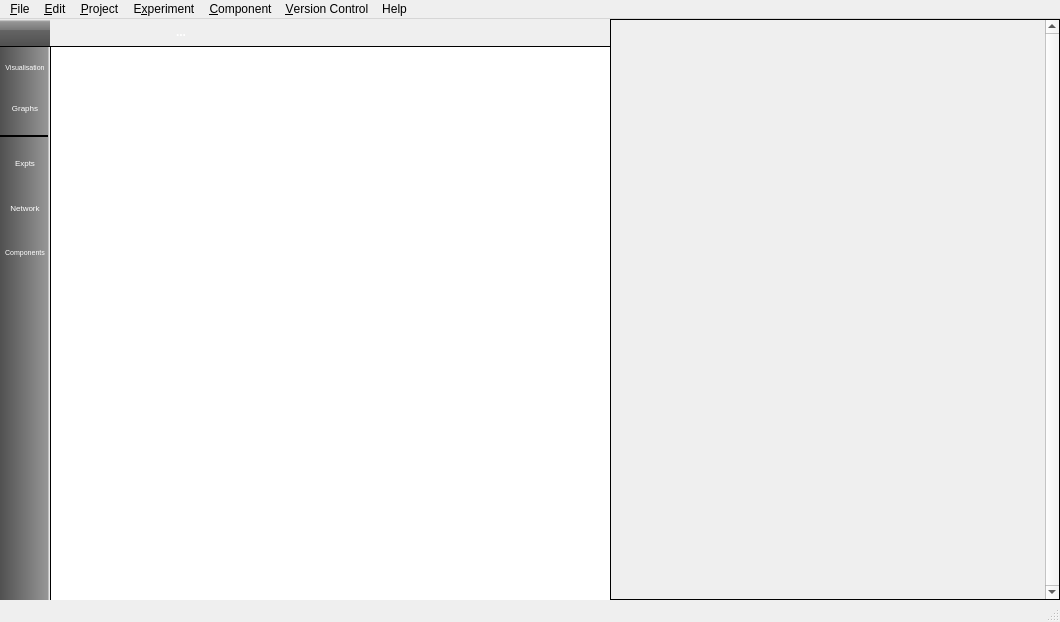
<?xml version="1.0" encoding="UTF-8"?>
<ui version="4.0">
 <class>MainWindow</class>
 <widget class="QMainWindow" name="MainWindow">
  <property name="geometry">
   <rect>
    <x>0</x>
    <y>0</y>
    <width>1060</width>
    <height>622</height>
   </rect>
  </property>
  <property name="sizePolicy">
   <sizepolicy hsizetype="Preferred" vsizetype="Preferred">
    <horstretch>0</horstretch>
    <verstretch>0</verstretch>
   </sizepolicy>
  </property>
  <property name="minimumSize">
   <size>
    <width>630</width>
    <height>460</height>
   </size>
  </property>
  <property name="windowTitle">
   <string notr="true">spineCreator</string>
  </property>
  <property name="windowIcon">
   <iconset resource="icons.qrc">
    <normaloff>:/images/ssBig.png</normaloff>:/images/ssBig.png</iconset>
  </property>
  <property name="unifiedTitleAndToolBarOnMac">
   <bool>false</bool>
  </property>
  <widget class="QWidget" name="centralWidget">
   <property name="minimumSize">
    <size>
     <width>0</width>
     <height>0</height>
    </size>
   </property>
   <layout class="QGridLayout" name="gridLayout">
    <property name="margin">
     <number>0</number>
    </property>
    <property name="spacing">
     <number>0</number>
    </property>
    <item row="0" column="0">
     <widget class="QFrame" name="topleft">
      <property name="sizePolicy">
       <sizepolicy hsizetype="Preferred" vsizetype="Preferred">
        <horstretch>0</horstretch>
        <verstretch>0</verstretch>
       </sizepolicy>
      </property>
      <property name="minimumSize">
       <size>
        <width>0</width>
        <height>27</height>
       </size>
      </property>
      <property name="maximumSize">
       <size>
        <width>16777215</width>
        <height>27</height>
       </size>
      </property>
      <property name="styleSheet">
       <string notr="true">background: qlineargradient(spread:pad, x1:0, y1:0, x2:0, y2:1, stop:0.1 rgba(150, 150, 150, 255), stop:0.405 rgba(120, 120, 120, 255), stop:0.415 rgba(100, 100, 100 255), stop:1 rgba(80, 80, 80, 255), stop:0 rgba(255,255,255,255))</string>
      </property>
      <property name="frameShape">
       <enum>QFrame::NoFrame</enum>
      </property>
      <property name="frameShadow">
       <enum>QFrame::Plain</enum>
      </property>
      <property name="lineWidth">
       <number>1</number>
      </property>
     </widget>
    </item>
    <item row="0" column="2" rowspan="4">
     <widget class="QFrame" name="view1">
      <property name="frameShape">
       <enum>QFrame::NoFrame</enum>
      </property>
      <property name="frameShadow">
       <enum>QFrame::Plain</enum>
      </property>
      <property name="lineWidth">
       <number>0</number>
      </property>
      <layout class="QGridLayout" name="gridLayout_2">
       <property name="margin">
        <number>0</number>
       </property>
       <property name="spacing">
        <number>0</number>
       </property>
       <item row="2" column="0">
        <widget class="Line" name="line_5">
         <property name="maximumSize">
          <size>
           <width>16777215</width>
           <height>1</height>
          </size>
         </property>
         <property name="frameShadow">
          <enum>QFrame::Plain</enum>
         </property>
         <property name="orientation">
          <enum>Qt::Horizontal</enum>
         </property>
        </widget>
       </item>
       <item row="3" column="0">
        <widget class="GLWidget" name="viewport" native="true">
         <property name="sizePolicy">
          <sizepolicy hsizetype="Expanding" vsizetype="Expanding">
           <horstretch>0</horstretch>
           <verstretch>0</verstretch>
          </sizepolicy>
         </property>
         <property name="autoFillBackground">
          <bool>false</bool>
         </property>
         <property name="styleSheet">
          <string notr="true">background: rgb(255,255,255)</string>
         </property>
        </widget>
       </item>
       <item row="1" column="0">
        <widget class="QFrame" name="toolbar_3">
         <property name="sizePolicy">
          <sizepolicy hsizetype="Expanding" vsizetype="Fixed">
           <horstretch>0</horstretch>
           <verstretch>0</verstretch>
          </sizepolicy>
         </property>
         <property name="minimumSize">
          <size>
           <width>0</width>
           <height>27</height>
          </size>
         </property>
         <property name="maximumSize">
          <size>
           <width>16777215</width>
           <height>27</height>
          </size>
         </property>
         <property name="baseSize">
          <size>
           <width>0</width>
           <height>25</height>
          </size>
         </property>
         <property name="styleSheet">
          <string notr="true">QFrame, QToolBar, QToolButton, QFrame &gt; QLayout, QFrame &gt; QToolButton {background: qlineargradient(spread:pad, x1:0, y1:0, x2:0, y2:1, stop:0.1 rgba(150, 150, 150, 255), stop:0.405 rgba(120, 120, 120, 255), stop:0.415 rgba(100, 100, 100 255), stop:1 rgba(80, 80, 80, 255), stop:0 rgba(255,255,255,255))}</string>
         </property>
         <property name="frameShape">
          <enum>QFrame::NoFrame</enum>
         </property>
         <property name="frameShadow">
          <enum>QFrame::Plain</enum>
         </property>
         <property name="lineWidth">
          <number>0</number>
         </property>
         <widget class="QPushButton" name="butA">
          <property name="geometry">
           <rect>
            <x>0</x>
            <y>0</y>
            <width>26</width>
            <height>26</height>
           </rect>
          </property>
          <property name="focusPolicy">
           <enum>Qt::NoFocus</enum>
          </property>
          <property name="toolTip">
           <string>Add population</string>
          </property>
          <property name="statusTip">
           <string>Add a neural population at the cursor</string>
          </property>
          <property name="text">
           <string/>
          </property>
          <property name="icon">
           <iconset resource="icons.qrc">
            <normaloff>:/icons/toolbar/icons/nrnico.png</normaloff>:/icons/toolbar/icons/nrnico.png</iconset>
          </property>
          <property name="iconSize">
           <size>
            <width>26</width>
            <height>26</height>
           </size>
          </property>
          <property name="flat">
           <bool>true</bool>
          </property>
         </widget>
         <widget class="QPushButton" name="butB">
          <property name="geometry">
           <rect>
            <x>30</x>
            <y>0</y>
            <width>26</width>
            <height>26</height>
           </rect>
          </property>
          <property name="focusPolicy">
           <enum>Qt::NoFocus</enum>
          </property>
          <property name="toolTip">
           <string>Add connection</string>
          </property>
          <property name="statusTip">
           <string>Add a connection from the current selected population (left mouse button to add bend, right mouse button to cancel)</string>
          </property>
          <property name="text">
           <string/>
          </property>
          <property name="icon">
           <iconset resource="icons.qrc">
            <normaloff>:/icons/toolbar/icons/colico.png</normaloff>:/icons/toolbar/icons/colico.png</iconset>
          </property>
          <property name="iconSize">
           <size>
            <width>26</width>
            <height>26</height>
           </size>
          </property>
          <property name="flat">
           <bool>true</bool>
          </property>
         </widget>
         <widget class="QPushButton" name="butC">
          <property name="geometry">
           <rect>
            <x>90</x>
            <y>0</y>
            <width>26</width>
            <height>26</height>
           </rect>
          </property>
          <property name="mouseTracking">
           <bool>false</bool>
          </property>
          <property name="focusPolicy">
           <enum>Qt::NoFocus</enum>
          </property>
          <property name="toolTip">
           <string extracomment="Delete">Delete (Del)</string>
          </property>
          <property name="statusTip">
           <string>Delete the current selection (Shortcut: Del)</string>
          </property>
          <property name="whatsThis">
           <string/>
          </property>
          <property name="text">
           <string/>
          </property>
          <property name="icon">
           <iconset resource="icons.qrc">
            <normaloff>:/icons/toolbar/icons/delico.png</normaloff>:/icons/toolbar/icons/delico.png</iconset>
          </property>
          <property name="iconSize">
           <size>
            <width>26</width>
            <height>26</height>
           </size>
          </property>
          <property name="shortcut">
           <string/>
          </property>
          <property name="flat">
           <bool>true</bool>
          </property>
         </widget>
         <widget class="QLabel" name="caption">
          <property name="geometry">
           <rect>
            <x>125</x>
            <y>0</y>
            <width>266</width>
            <height>26</height>
           </rect>
          </property>
          <property name="font">
           <font>
            <weight>75</weight>
            <bold>true</bold>
           </font>
          </property>
          <property name="styleSheet">
           <string notr="true">color: white</string>
          </property>
          <property name="text">
           <string>...</string>
          </property>
          <property name="scaledContents">
           <bool>false</bool>
          </property>
          <property name="indent">
           <number>0</number>
          </property>
         </widget>
         <widget class="QPushButton" name="butSS">
          <property name="geometry">
           <rect>
            <x>60</x>
            <y>0</y>
            <width>26</width>
            <height>26</height>
           </rect>
          </property>
          <property name="mouseTracking">
           <bool>false</bool>
          </property>
          <property name="focusPolicy">
           <enum>Qt::NoFocus</enum>
          </property>
          <property name="toolTip">
           <string extracomment="Delete">Add spike source</string>
          </property>
          <property name="statusTip">
           <string>Add a spike source - this is configured from the experiment</string>
          </property>
          <property name="whatsThis">
           <string/>
          </property>
          <property name="text">
           <string/>
          </property>
          <property name="icon">
           <iconset resource="icons.qrc">
            <normaloff>:/icons/toolbar/icons/ss.png</normaloff>:/icons/toolbar/icons/ss.png</iconset>
          </property>
          <property name="iconSize">
           <size>
            <width>26</width>
            <height>26</height>
           </size>
          </property>
          <property name="shortcut">
           <string/>
          </property>
          <property name="flat">
           <bool>true</bool>
          </property>
         </widget>
        </widget>
       </item>
       <item row="0" column="1" rowspan="4">
        <widget class="QScrollArea" name="info_area">
         <property name="enabled">
          <bool>true</bool>
         </property>
         <property name="sizePolicy">
          <sizepolicy hsizetype="Minimum" vsizetype="Expanding">
           <horstretch>0</horstretch>
           <verstretch>0</verstretch>
          </sizepolicy>
         </property>
         <property name="minimumSize">
          <size>
           <width>450</width>
           <height>0</height>
          </size>
         </property>
         <property name="frameShape">
          <enum>QFrame::Box</enum>
         </property>
         <property name="frameShadow">
          <enum>QFrame::Plain</enum>
         </property>
         <property name="lineWidth">
          <number>1</number>
         </property>
         <property name="verticalScrollBarPolicy">
          <enum>Qt::ScrollBarAlwaysOn</enum>
         </property>
         <property name="horizontalScrollBarPolicy">
          <enum>Qt::ScrollBarAsNeeded</enum>
         </property>
         <property name="widgetResizable">
          <bool>true</bool>
         </property>
         <widget class="QWidget" name="parsPanel">
          <property name="geometry">
           <rect>
            <x>0</x>
            <y>0</y>
            <width>433</width>
            <height>576</height>
           </rect>
          </property>
         </widget>
        </widget>
       </item>
      </layout>
     </widget>
    </item>
    <item row="1" column="1" rowspan="3">
     <widget class="Line" name="line">
      <property name="sizePolicy">
       <sizepolicy hsizetype="Fixed" vsizetype="Ignored">
        <horstretch>0</horstretch>
        <verstretch>0</verstretch>
       </sizepolicy>
      </property>
      <property name="maximumSize">
       <size>
        <width>1</width>
        <height>16777215</height>
       </size>
      </property>
      <property name="frameShadow">
       <enum>QFrame::Plain</enum>
      </property>
      <property name="lineWidth">
       <number>1</number>
      </property>
      <property name="orientation">
       <enum>Qt::Vertical</enum>
      </property>
     </widget>
    </item>
    <item row="1" column="0">
     <widget class="Line" name="line_2">
      <property name="maximumSize">
       <size>
        <width>16777215</width>
        <height>1</height>
       </size>
      </property>
      <property name="frameShadow">
       <enum>QFrame::Plain</enum>
      </property>
      <property name="orientation">
       <enum>Qt::Horizontal</enum>
      </property>
     </widget>
    </item>
    <item row="2" column="0" rowspan="2">
     <widget class="QFrame" name="viewSelector">
      <property name="sizePolicy">
       <sizepolicy hsizetype="Fixed" vsizetype="Preferred">
        <horstretch>0</horstretch>
        <verstretch>0</verstretch>
       </sizepolicy>
      </property>
      <property name="minimumSize">
       <size>
        <width>50</width>
        <height>0</height>
       </size>
      </property>
      <property name="styleSheet">
       <string notr="true">background: qlineargradient(spread:pad, x1:0, y1:0, x2:1, y2:0, stop:0 rgba(80, 80, 80, 255), stop:0.95 rgba(150, 150, 150, 255), stop:1 rgba(255,255,255,255))</string>
      </property>
      <property name="frameShape">
       <enum>QFrame::Box</enum>
      </property>
      <property name="frameShadow">
       <enum>QFrame::Plain</enum>
      </property>
      <property name="lineWidth">
       <number>0</number>
      </property>
      <widget class="QToolButton" name="tab1">
       <property name="geometry">
        <rect>
         <x>0</x>
         <y>140</y>
         <width>50</width>
         <height>41</height>
        </rect>
       </property>
       <property name="minimumSize">
        <size>
         <width>50</width>
         <height>0</height>
        </size>
       </property>
       <property name="font">
        <font>
         <pointsize>6</pointsize>
        </font>
       </property>
       <property name="toolTip">
        <string/>
       </property>
       <property name="statusTip">
        <string>The network-level view of the model</string>
       </property>
       <property name="styleSheet">
        <string notr="true">border: 0px; color:white</string>
       </property>
       <property name="text">
        <string>Network</string>
       </property>
       <property name="icon">
        <iconset resource="icons.qrc">
         <normaloff>:/icons/toolbar/SYS.png</normaloff>:/icons/toolbar/SYS.png</iconset>
       </property>
       <property name="iconSize">
        <size>
         <width>26</width>
         <height>26</height>
        </size>
       </property>
       <property name="toolButtonStyle">
        <enum>Qt::ToolButtonTextUnderIcon</enum>
       </property>
      </widget>
      <widget class="QToolButton" name="tab2">
       <property name="geometry">
        <rect>
         <x>0</x>
         <y>0</y>
         <width>50</width>
         <height>41</height>
        </rect>
       </property>
       <property name="minimumSize">
        <size>
         <width>50</width>
         <height>0</height>
        </size>
       </property>
       <property name="font">
        <font>
         <pointsize>5</pointsize>
        </font>
       </property>
       <property name="toolTip">
        <string/>
       </property>
       <property name="statusTip">
        <string>3D views of the model</string>
       </property>
       <property name="styleSheet">
        <string notr="true">border: 0px; color:white</string>
       </property>
       <property name="text">
        <string>Visualisation</string>
       </property>
       <property name="icon">
        <iconset resource="icons.qrc">
         <normaloff>:/icons/toolbar/POP.png</normaloff>:/icons/toolbar/POP.png</iconset>
       </property>
       <property name="iconSize">
        <size>
         <width>26</width>
         <height>26</height>
        </size>
       </property>
       <property name="toolButtonStyle">
        <enum>Qt::ToolButtonTextUnderIcon</enum>
       </property>
      </widget>
      <widget class="QToolButton" name="tab3">
       <property name="geometry">
        <rect>
         <x>0</x>
         <y>185</y>
         <width>50</width>
         <height>41</height>
        </rect>
       </property>
       <property name="minimumSize">
        <size>
         <width>50</width>
         <height>0</height>
        </size>
       </property>
       <property name="font">
        <font>
         <pointsize>5</pointsize>
        </font>
       </property>
       <property name="toolTip">
        <string/>
       </property>
       <property name="statusTip">
        <string>Create and edit components</string>
       </property>
       <property name="styleSheet">
        <string notr="true">border: 0px; color:white; background: qlineargradient(spread:pad, x1:0, y1:0, x2:1, y2:0, stop:0 rgba(80, 80, 80, 255), stop:0.95 rgba(150, 150, 150, 255), stop:1 rgba(255,255,255,255))</string>
       </property>
       <property name="text">
        <string>Components</string>
       </property>
       <property name="icon">
        <iconset resource="icons.qrc">
         <normaloff>:/icons/toolbar/icons/nrnico.png</normaloff>:/icons/toolbar/icons/nrnico.png</iconset>
       </property>
       <property name="iconSize">
        <size>
         <width>26</width>
         <height>26</height>
        </size>
       </property>
       <property name="toolButtonStyle">
        <enum>Qt::ToolButtonTextUnderIcon</enum>
       </property>
      </widget>
      <widget class="QToolButton" name="tab0">
       <property name="geometry">
        <rect>
         <x>0</x>
         <y>95</y>
         <width>50</width>
         <height>41</height>
        </rect>
       </property>
       <property name="minimumSize">
        <size>
         <width>50</width>
         <height>0</height>
        </size>
       </property>
       <property name="font">
        <font>
         <pointsize>6</pointsize>
        </font>
       </property>
       <property name="toolTip">
        <string/>
       </property>
       <property name="statusTip">
        <string>Experiments for this model</string>
       </property>
       <property name="styleSheet">
        <string notr="true">border: 0px; color:white</string>
       </property>
       <property name="text">
        <string>Expts</string>
       </property>
       <property name="icon">
        <iconset resource="icons.qrc">
         <normaloff>:/icons/toolbar/icons/xptico.png</normaloff>:/icons/toolbar/icons/xptico.png</iconset>
       </property>
       <property name="iconSize">
        <size>
         <width>26</width>
         <height>26</height>
        </size>
       </property>
       <property name="toolButtonStyle">
        <enum>Qt::ToolButtonTextUnderIcon</enum>
       </property>
      </widget>
      <widget class="QToolButton" name="tab4">
       <property name="geometry">
        <rect>
         <x>0</x>
         <y>40</y>
         <width>50</width>
         <height>41</height>
        </rect>
       </property>
       <property name="minimumSize">
        <size>
         <width>50</width>
         <height>0</height>
        </size>
       </property>
       <property name="font">
        <font>
         <pointsize>6</pointsize>
        </font>
       </property>
       <property name="toolTip">
        <string/>
       </property>
       <property name="statusTip">
        <string>Graph logged data</string>
       </property>
       <property name="styleSheet">
        <string notr="true">border: 0px; color:white; background: qlineargradient(spread:pad, x1:0, y1:0, x2:1, y2:0, stop:0 rgba(80, 80, 80, 255), stop:0.95 rgba(150, 150, 150, 255), stop:1 rgba(255,255,255,255))</string>
       </property>
       <property name="text">
        <string>Graphs</string>
       </property>
       <property name="icon">
        <iconset resource="icons.qrc">
         <normaloff>:/icons/toolbar/images/graphs.png</normaloff>:/icons/toolbar/images/graphs.png</iconset>
       </property>
       <property name="iconSize">
        <size>
         <width>26</width>
         <height>26</height>
        </size>
       </property>
       <property name="toolButtonStyle">
        <enum>Qt::ToolButtonTextUnderIcon</enum>
       </property>
      </widget>
      <widget class="QFrame" name="frame">
       <property name="geometry">
        <rect>
         <x>0</x>
         <y>88</y>
         <width>48</width>
         <height>1</height>
        </rect>
       </property>
       <property name="frameShape">
        <enum>QFrame::HLine</enum>
       </property>
       <property name="frameShadow">
        <enum>QFrame::Plain</enum>
       </property>
      </widget>
      <widget class="QFrame" name="frame_2">
       <property name="geometry">
        <rect>
         <x>0</x>
         <y>89</y>
         <width>48</width>
         <height>1</height>
        </rect>
       </property>
       <property name="frameShape">
        <enum>QFrame::StyledPanel</enum>
       </property>
       <property name="frameShadow">
        <enum>QFrame::Raised</enum>
       </property>
      </widget>
     </widget>
    </item>
   </layout>
  </widget>
  <widget class="QMenuBar" name="menuBar">
   <property name="geometry">
    <rect>
     <x>0</x>
     <y>0</y>
     <width>1060</width>
     <height>22</height>
    </rect>
   </property>
   <widget class="QMenu" name="menuFile">
    <property name="title">
     <string>&amp;File</string>
    </property>
    <widget class="QMenu" name="menuRecent_projects">
     <property name="title">
      <string>Recent projects</string>
     </property>
     <addaction name="separator"/>
     <addaction name="actionClear_list"/>
    </widget>
    <addaction name="actionNew_model"/>
    <addaction name="actionImport_model"/>
    <addaction name="menuRecent_projects"/>
    <addaction name="actionExport_model"/>
    <addaction name="actionSave_project_as"/>
    <addaction name="separator"/>
    <addaction name="actionImport_network"/>
    <addaction name="actionE_xport_network"/>
    <addaction name="separator"/>
    <addaction name="actionImport_neuron"/>
    <addaction name="actionExport_Component"/>
    <addaction name="separator"/>
    <addaction name="actionImport_layouts"/>
    <addaction name="actionExport_layout"/>
    <addaction name="separator"/>
    <addaction name="actionSave_Image"/>
    <addaction name="separator"/>
    <addaction name="action_Close_project"/>
    <addaction name="separator"/>
    <addaction name="actionExit"/>
   </widget>
   <widget class="QMenu" name="menuEdit">
    <property name="title">
     <string>&amp;Edit</string>
    </property>
    <addaction name="actionDelete_current_selection"/>
    <addaction name="actionEdit_Simulators"/>
    <addaction name="separator"/>
   </widget>
   <widget class="QMenu" name="menuNeuron">
    <property name="title">
     <string>&amp;Component</string>
    </property>
    <addaction name="actionNew"/>
    <addaction name="separator"/>
    <addaction name="actionValidate_component_for_use"/>
    <addaction name="separator"/>
    <addaction name="actionShowHideParams"/>
    <addaction name="actionShowHidePorts"/>
   </widget>
   <widget class="QMenu" name="menuModel">
    <property name="title">
     <string>&amp;Version Control</string>
    </property>
    <widget class="QMenu" name="menuVersion_control">
     <property name="title">
      <string>&amp;Version control</string>
     </property>
     <addaction name="actionCommit_model"/>
     <addaction name="action_Update_model"/>
     <addaction name="action_Revert_model"/>
     <addaction name="actionRepository_status"/>
     <addaction name="actionRepository_log"/>
    </widget>
    <addaction name="menuVersion_control"/>
    <addaction name="actionRe_scan_for_VCS"/>
   </widget>
   <widget class="QMenu" name="menuHelp">
    <property name="title">
     <string>Help</string>
    </property>
    <addaction name="actionVersion_200"/>
    <addaction name="actionAbout"/>
   </widget>
   <widget class="QMenu" name="menuExperiment">
    <property name="title">
     <string>E&amp;xperiment</string>
    </property>
    <addaction name="actionRun_experiment"/>
   </widget>
   <widget class="QMenu" name="menuProject">
    <property name="title">
     <string>&amp;Project</string>
    </property>
   </widget>
   <addaction name="menuFile"/>
   <addaction name="menuEdit"/>
   <addaction name="menuProject"/>
   <addaction name="menuExperiment"/>
   <addaction name="menuNeuron"/>
   <addaction name="menuModel"/>
   <addaction name="menuHelp"/>
  </widget>
  <widget class="QStatusBar" name="statusBar"/>
  <action name="actionImport_neuron">
   <property name="text">
    <string>Import &amp;components</string>
   </property>
  </action>
  <action name="actionExport_model">
   <property name="text">
    <string>&amp;Save project</string>
   </property>
   <property name="shortcut">
    <string>Ctrl+S</string>
   </property>
  </action>
  <action name="actionExport_Component">
   <property name="text">
    <string>&amp;Export component</string>
   </property>
  </action>
  <action name="actionImport_model">
   <property name="text">
    <string>Load &amp;project</string>
   </property>
   <property name="shortcut">
    <string>Ctrl+O</string>
   </property>
  </action>
  <action name="actionNew_model">
   <property name="text">
    <string>&amp;New project</string>
   </property>
   <property name="shortcut">
    <string>Ctrl+N</string>
   </property>
  </action>
  <action name="actionImport_CSV">
   <property name="text">
    <string>Import CSV</string>
   </property>
   <property name="toolTip">
    <string>Import connectivity in Comma Seperated Variable format</string>
   </property>
  </action>
  <action name="actionDelete_current_selection">
   <property name="text">
    <string>&amp;Delete current selection</string>
   </property>
   <property name="shortcutContext">
    <enum>Qt::WindowShortcut</enum>
   </property>
  </action>
  <action name="actionSort_components">
   <property name="text">
    <string>Manage library</string>
   </property>
  </action>
  <action name="actionImport_layouts">
   <property name="text">
    <string>Import &amp;layouts</string>
   </property>
  </action>
  <action name="actionExport_layout">
   <property name="text">
    <string>Export la&amp;yout</string>
   </property>
  </action>
  <action name="actionRun_in_BRAHMS">
   <property name="text">
    <string>Run in BRAHMS</string>
   </property>
  </action>
  <action name="actionExit">
   <property name="text">
    <string>E&amp;xit</string>
   </property>
  </action>
  <action name="actionSave_Image">
   <property name="text">
    <string>Save &amp;Image</string>
   </property>
  </action>
  <action name="actionEdit_Simulators">
   <property name="text">
    <string>&amp;Settings</string>
   </property>
  </action>
  <action name="actionShowHideParams">
   <property name="checkable">
    <bool>true</bool>
   </property>
   <property name="text">
    <string>Show pa&amp;rameters</string>
   </property>
   <property name="toolTip">
    <string>Show parameters dialog</string>
   </property>
  </action>
  <action name="actionShowHidePorts">
   <property name="checkable">
    <bool>true</bool>
   </property>
   <property name="text">
    <string>Show &amp;ports</string>
   </property>
   <property name="toolTip">
    <string>Show ports dialog</string>
   </property>
  </action>
  <action name="actionSelectComponent">
   <property name="text">
    <string>Edit loaded component</string>
   </property>
  </action>
  <action name="actionStoreComponent">
   <property name="text">
    <string>Store to library</string>
   </property>
  </action>
  <action name="actionNew">
   <property name="text">
    <string>&amp;New component</string>
   </property>
  </action>
  <action name="actionUndo">
   <property name="text">
    <string>Undo</string>
   </property>
   <property name="shortcut">
    <string>Ctrl+Z</string>
   </property>
  </action>
  <action name="actionRedo">
   <property name="text">
    <string>Redo</string>
   </property>
   <property name="shortcut">
    <string>Ctrl+Shift+Z</string>
   </property>
  </action>
  <action name="actionRun_experiment">
   <property name="text">
    <string>Run experiment</string>
   </property>
  </action>
  <action name="actionVersion_200">
   <property name="text">
    <string>Version 201</string>
   </property>
  </action>
  <action name="actionSave_component_as">
   <property name="text">
    <string>Save component &amp;as...</string>
   </property>
  </action>
  <action name="actionValidate_component_for_use">
   <property name="text">
    <string>&amp;Validate component for use</string>
   </property>
  </action>
  <action name="actionCommit_model">
   <property name="text">
    <string>&amp;Commit project</string>
   </property>
  </action>
  <action name="action_Revert_model">
   <property name="text">
    <string>&amp;Revert project</string>
   </property>
  </action>
  <action name="action_Update_model">
   <property name="text">
    <string>&amp;Update project</string>
   </property>
  </action>
  <action name="actionRepository_status">
   <property name="text">
    <string>Repository &amp;status</string>
   </property>
  </action>
  <action name="actionRepository_log">
   <property name="text">
    <string>Repository &amp;log</string>
   </property>
  </action>
  <action name="actionRe_scan_for_VCS">
   <property name="text">
    <string>Re-&amp;detectVCS</string>
   </property>
  </action>
  <action name="actionAbout">
   <property name="text">
    <string>About</string>
   </property>
  </action>
  <action name="actionSave_project_as">
   <property name="text">
    <string>Save project &amp;as...</string>
   </property>
  </action>
  <action name="actionImport_network">
   <property name="text">
    <string>Import &amp;network</string>
   </property>
  </action>
  <action name="actionE_xport_network">
   <property name="text">
    <string>E&amp;xport network </string>
   </property>
  </action>
  <action name="action_Close_project">
   <property name="text">
    <string>&amp;Close project</string>
   </property>
  </action>
  <action name="actionClear_list">
   <property name="text">
    <string>Clear list</string>
   </property>
  </action>
 </widget>
 <layoutdefault spacing="3" margin="0"/>
 <customwidgets>
  <customwidget>
   <class>GLWidget</class>
   <extends>QWidget</extends>
   <header>glwidget.h</header>
   <container>1</container>
   <slots>
    <signal>MouseMoveEvent(QMouseEvent)</signal>
   </slots>
  </customwidget>
 </customwidgets>
 <resources>
  <include location="icons.qrc"/>
 </resources>
 <connections/>
 <designerdata>
  <property name="gridDeltaX">
   <number>5</number>
  </property>
  <property name="gridDeltaY">
   <number>5</number>
  </property>
  <property name="gridSnapX">
   <bool>true</bool>
  </property>
  <property name="gridSnapY">
   <bool>true</bool>
  </property>
  <property name="gridVisible">
   <bool>true</bool>
  </property>
 </designerdata>
</ui>
